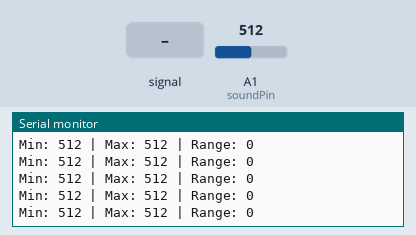
A sketch run on a simulated Arduino Uno, built with avr-gcc and run on an emulated ATmega328P. On the bench: the last lines printed to the serial monitor. The test bench sets the inputs (shaded band); at power-on: A1 (soundPin) = 512.

Above: at 1.2 s.
1.3 s: A1 (soundPin) fed a 200 Hz sine of ±81 counts around its level
At 1.53 s:
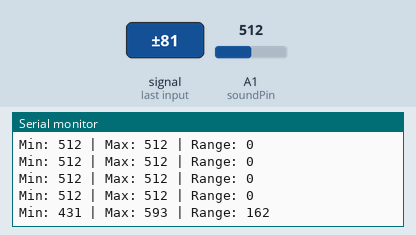
2.8 s: A1 (soundPin) set to 716
At 3.04 s:
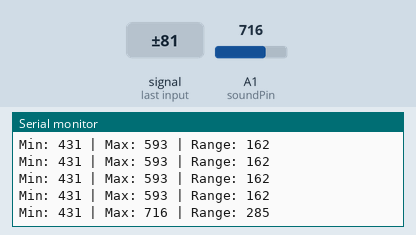
4.3 s: A1 (soundPin) fed a 1000 Hz sine of ±255 counts around its level
At 4.54 s:
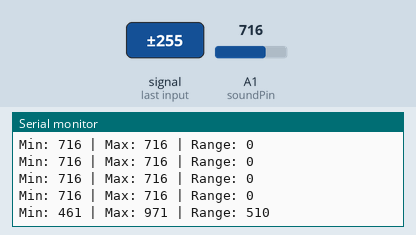
5.8 s: A1 (soundPin) set to 900
At 6.04 s:
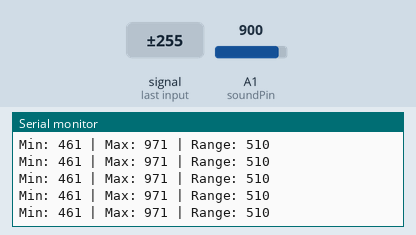
Timing chart, 0 to 8.3 s (numbered marks = the images above; inputs shaded):
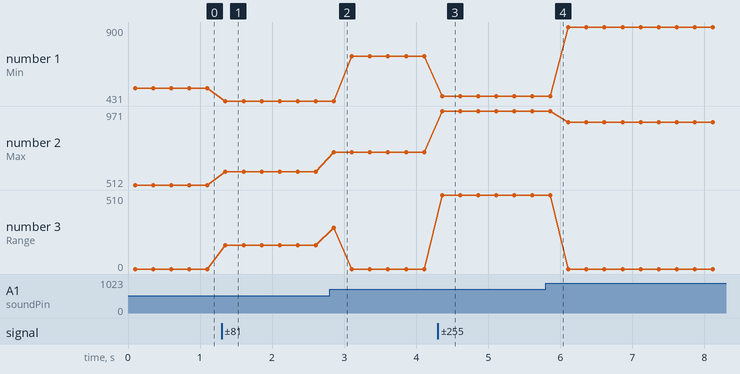

Measured:
- after the input at 1.3 s, the serial monitor: prints a new line after 0.05 s (image 1)
- after the input at 2.8 s, the serial monitor: prints a new line after 0.06 s (image 2)
- after the input at 4.3 s, the serial monitor: prints a new line after 0.06 s (image 3)
- plotted number 1: 512 → 431 after the input at 1.3 s, 431 → 716 after the input at 2.8 s, 716 → 461 after the input at 4.3 s, 461 → 900 after the input at 5.8 s
- plotted number 2: 512 → 593 after the input at 1.3 s, 593 → 716 after the input at 2.8 s, 716 → 971 after the input at 4.3 s, 971 → 900 after the input at 5.8 s
- plotted number 3: 0 → 162 after the input at 1.3 s, 0 → 510 after the input at 4.3 s

The sketch:

Sound_Sensor_Test_01.ino
```cpp
const int soundPin = A1;

void setup() {
  Serial.begin(115200);

  pinMode(soundPin, INPUT);

  Serial.println("Sound Sensor Test Started");
}

void loop() {

  int minValue = 1023;
  int maxValue = 0;

  unsigned long startTime = millis();

  // Collect samples for 100 milliseconds
  while (millis() - startTime < 100) {

    int value = analogRead(soundPin);

    if (value < minValue) {
      minValue = value;
    }

    if (value > maxValue) {
      maxValue = value;
    }
  }

  int range = maxValue - minValue;

  Serial.print("Min: ");
  Serial.print(minValue);

  Serial.print(" | Max: ");
  Serial.print(maxValue);

  Serial.print(" | Range: ");
  Serial.println(range);

  delay(150);
}
```
